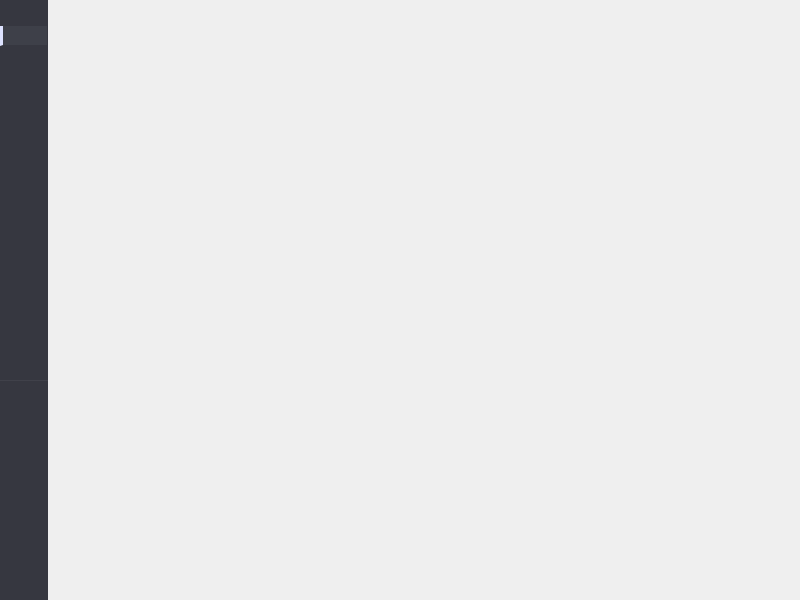
<?xml version="1.0" encoding="UTF-8"?>
<ui version="4.0">
 <class>FormMenu</class>
 <widget class="QMainWindow" name="FormMenu">
  <property name="geometry">
   <rect>
    <x>0</x>
    <y>0</y>
    <width>800</width>
    <height>600</height>
   </rect>
  </property>
  <property name="minimumSize">
   <size>
    <width>720</width>
    <height>575</height>
   </size>
  </property>
  <property name="windowTitle">
   <string>MainWindow</string>
  </property>
  <property name="styleSheet">
   <string notr="true">font-family: &quot;Inter&quot;;</string>
  </property>
  <widget class="QWidget" name="centralwidget">
   <property name="styleSheet">
    <string notr="true"/>
   </property>
   <layout class="QHBoxLayout" name="horizontalLayout">
    <property name="spacing">
     <number>0</number>
    </property>
    <property name="leftMargin">
     <number>0</number>
    </property>
    <property name="topMargin">
     <number>0</number>
    </property>
    <property name="rightMargin">
     <number>0</number>
    </property>
    <property name="bottomMargin">
     <number>0</number>
    </property>
    <item>
     <widget class="QFrame" name="verticalFrame">
      <property name="maximumSize">
       <size>
        <width>16775</width>
        <height>16777215</height>
       </size>
      </property>
      <property name="styleSheet">
       <string notr="true">QFrame
{
  background:#363740;
}
*
{
  color:#A4A6B3;
  font-family:'Mulish';
  font-weight: 400;
  font-size: 16px;
  line-height: 20px;
/* identical to box height */

  letter-spacing: 0.2px;
}
QPushButton
{
	text-align:left;
	border:1px solid #363740;
    color: #A4A6B3;
	background: #363740;
}
QPushButton:checked
{
	border-left:3px solid #DDE2FF;
	color: #DDE2FF;
	background: #3E4049;
}
QPushButton:unchecked
{
	border:1px solid #363740;
    color: #A4A6B3;
	background: #363740;
}
QPushButton[checked='false']:hover
{
	background: rgba(62, 62, 73, 0.76);
	color: rgb(207, 212, 242);
}</string>
      </property>
      <layout class="QVBoxLayout" name="verticalLayout" stretch="0,0,0,0,0,0,0,0,0,0,0,0">
       <property name="leftMargin">
        <number>0</number>
       </property>
       <property name="topMargin">
        <number>0</number>
       </property>
       <property name="rightMargin">
        <number>0</number>
       </property>
       <property name="bottomMargin">
        <number>0</number>
       </property>
       <item>
        <widget class="QPushButton" name="mainMenu">
         <property name="styleSheet">
          <string notr="true">margin-top:25px;</string>
         </property>
         <property name="text">
          <string/>
         </property>
         <property name="icon">
          <iconset resource="../source.qrc">
           <normaloff>:/icon/main_0.svg</normaloff>
           <normalon>:/icon/main_1.svg</normalon>:/icon/main_0.svg</iconset>
         </property>
         <property name="iconSize">
          <size>
           <width>30</width>
           <height>30</height>
          </size>
         </property>
         <property name="checkable">
          <bool>true</bool>
         </property>
         <property name="checked">
          <bool>true</bool>
         </property>
        </widget>
       </item>
       <item>
        <widget class="QPushButton" name="booking">
         <property name="minimumSize">
          <size>
           <width>0</width>
           <height>0</height>
          </size>
         </property>
         <property name="text">
          <string/>
         </property>
         <property name="icon">
          <iconset resource="../source.qrc">
           <normaloff>:/icon/booking_1.svg</normaloff>
           <normalon>:/icon/booking_0.svg</normalon>:/icon/booking_1.svg</iconset>
         </property>
         <property name="iconSize">
          <size>
           <width>30</width>
           <height>30</height>
          </size>
         </property>
         <property name="checkable">
          <bool>true</bool>
         </property>
        </widget>
       </item>
       <item>
        <widget class="QPushButton" name="employee">
         <property name="text">
          <string/>
         </property>
         <property name="icon">
          <iconset resource="../source.qrc">
           <normaloff>:/icon/emp_0.svg</normaloff>
           <normalon>:/icon/emp_1.svg</normalon>:/icon/emp_0.svg</iconset>
         </property>
         <property name="iconSize">
          <size>
           <width>30</width>
           <height>30</height>
          </size>
         </property>
         <property name="checkable">
          <bool>true</bool>
         </property>
        </widget>
       </item>
       <item>
        <widget class="QPushButton" name="signUp">
         <property name="text">
          <string/>
         </property>
         <property name="icon">
          <iconset resource="../source.qrc">
           <normaloff>:/icon/signIn_1.svg</normaloff>
           <normalon>:/icon/signIn_0.svg</normalon>:/icon/signIn_1.svg</iconset>
         </property>
         <property name="iconSize">
          <size>
           <width>30</width>
           <height>30</height>
          </size>
         </property>
         <property name="checkable">
          <bool>true</bool>
         </property>
        </widget>
       </item>
       <item>
        <widget class="QPushButton" name="rooms">
         <property name="text">
          <string/>
         </property>
         <property name="icon">
          <iconset resource="../source.qrc">
           <normaloff>:/icon/room_0.svg</normaloff>
           <normalon>:/icon/room_1.svg</normalon>:/icon/room_0.svg</iconset>
         </property>
         <property name="iconSize">
          <size>
           <width>30</width>
           <height>30</height>
          </size>
         </property>
         <property name="checkable">
          <bool>true</bool>
         </property>
        </widget>
       </item>
       <item>
        <widget class="QPushButton" name="checkIn">
         <property name="styleSheet">
          <string notr="true">margin-bottom: 55px;</string>
         </property>
         <property name="text">
          <string/>
         </property>
         <property name="icon">
          <iconset resource="../source.qrc">
           <normaloff>:/icon/checkIn_0.svg</normaloff>
           <normalon>:/icon/checkIn_1.svg</normalon>:/icon/checkIn_0.svg</iconset>
         </property>
         <property name="iconSize">
          <size>
           <width>30</width>
           <height>30</height>
          </size>
         </property>
         <property name="checkable">
          <bool>true</bool>
         </property>
        </widget>
       </item>
       <item>
        <spacer name="verticalSpacer_2">
         <property name="orientation">
          <enum>Qt::Vertical</enum>
         </property>
         <property name="sizeHint" stdset="0">
          <size>
           <width>20</width>
           <height>40</height>
          </size>
         </property>
        </spacer>
       </item>
       <item>
        <widget class="Line" name="line">
         <property name="maximumSize">
          <size>
           <width>16777215</width>
           <height>1</height>
          </size>
         </property>
         <property name="styleSheet">
          <string notr="true">background: #DFE0EB;
border: 1px solid #40414A;</string>
         </property>
         <property name="orientation">
          <enum>Qt::Horizontal</enum>
         </property>
        </widget>
       </item>
       <item>
        <widget class="QPushButton" name="report">
         <property name="text">
          <string/>
         </property>
         <property name="icon">
          <iconset resource="../source.qrc">
           <normaloff>:/icon/doc_0.svg</normaloff>
           <normalon>:/icon/doc_1.svg</normalon>:/icon/doc_0.svg</iconset>
         </property>
         <property name="iconSize">
          <size>
           <width>30</width>
           <height>30</height>
          </size>
         </property>
         <property name="checkable">
          <bool>true</bool>
         </property>
        </widget>
       </item>
       <item alignment="Qt::AlignTop">
        <widget class="QPushButton" name="settings">
         <property name="text">
          <string/>
         </property>
         <property name="icon">
          <iconset resource="../source.qrc">
           <normaloff>:/icon/settings_0.svg</normaloff>
           <normalon>:/icon/settings_1.svg</normalon>:/icon/settings_0.svg</iconset>
         </property>
         <property name="iconSize">
          <size>
           <width>30</width>
           <height>30</height>
          </size>
         </property>
         <property name="checkable">
          <bool>true</bool>
         </property>
        </widget>
       </item>
       <item>
        <spacer name="verticalSpacer">
         <property name="orientation">
          <enum>Qt::Vertical</enum>
         </property>
         <property name="sizeHint" stdset="0">
          <size>
           <width>20</width>
           <height>40</height>
          </size>
         </property>
        </spacer>
       </item>
       <item>
        <widget class="QPushButton" name="logOut">
         <property name="text">
          <string/>
         </property>
         <property name="icon">
          <iconset resource="../source.qrc">
           <normaloff>:/icon/logOut_0.svg</normaloff>
           <normalon>:/icon/logOut_1.svg</normalon>:/icon/logOut_0.svg</iconset>
         </property>
         <property name="iconSize">
          <size>
           <width>30</width>
           <height>30</height>
          </size>
         </property>
         <property name="checkable">
          <bool>true</bool>
         </property>
        </widget>
       </item>
      </layout>
     </widget>
    </item>
    <item>
     <widget class="QStackedWidget" name="stackedWidget">
      <property name="styleSheet">
       <string notr="true"/>
      </property>
     </widget>
    </item>
   </layout>
  </widget>
  <widget class="QMenuBar" name="menubar">
   <property name="geometry">
    <rect>
     <x>0</x>
     <y>0</y>
     <width>800</width>
     <height>23</height>
    </rect>
   </property>
  </widget>
 </widget>
 <resources>
  <include location="../source.qrc"/>
 </resources>
 <connections/>
</ui>
